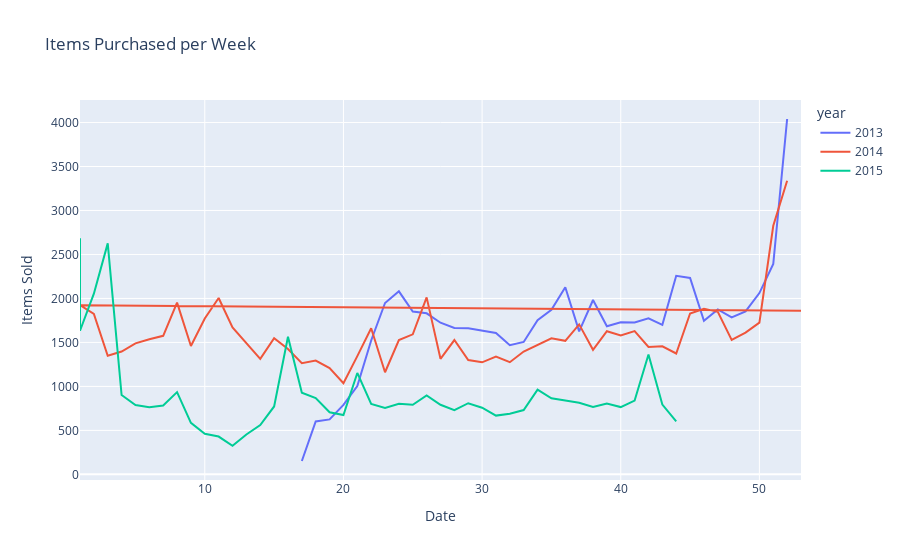

Write notebook code for a chart like this one.
### Markdown cell above
## Will focus on item 20949

### Code cell
fig = px.line(all_sales[all_sales['item_id'] == 20949], x='week', y='item_cnt_day', color='year',title='Items Purchased per Week')
fig.update_layout(xaxis_title='Date', yaxis_title='Items Sold')
fig.show()

### Figure 1 — Plotly figure (JSON) as saved in the notebook; plotly's stock layout.template omitted (floating-point values rounded to 4 significant figures)
{"data": [{"hovertemplate": "year=2013<br>week=%{x}<br>item_cnt_day=%{y}<extra></extra>", "legendgroup": "2013", "line": {"color": "#636efa", "dash": "solid"}, "marker": {"symbol": "circle"}, "mode": "lines", "name": "2013", "orientation": "v", "showlegend": true, "type": "scatter", "x": [17, 18, 19, 20, 21, 22, 23, 24, 25, 26, 27, 28, 29, 30, 31, 32, 33, 34, 35, 36, 37, 38, 39, 40, 41, 42, 43, 44, 45, 46, 47, 48, 49, 50, 51, 52], "xaxis": "x", "y": [152, 602, 625, 790, 1003, 1522, 1948, 2081, 1852, 1831, 1724, 1665, 1660, 1636, 1607, 1469, 1505, 1753, 1870, 2128, 1626, 1982, 1684, 1730, 1726, 1775, 1700, 2257, 2233, 1747, 1875, 1784, 1852, 2061, 2392, 4040], "yaxis": "y"}, {"hovertemplate": "year=2014<br>week=%{x}<br>item_cnt_day=%{y}<extra></extra>", "legendgroup": "2014", "line": {"color": "#EF553B", "dash": "solid"}, "marker": {"symbol": "circle"}, "mode": "lines", "name": "2014", "orientation": "v", "showlegend": true, "type": "scatter", "x": [53, 1, 2, 3, 4, 5, 6, 7, 8, 9, 10, 11, 12, 13, 14, 15, 16, 17, 18, 19, 20, 21, 22, 23, 24, 25, 26, 27, 28, 29, 30, 31, 32, 33, 34, 35, 36, 37, 38, 39, 40, 41, 42, 43, 44, 45, 46, 47, 48, 49, 50, 51, 52], "xaxis": "x", "y": [1861, 1924, 1825, 1348, 1397, 1489, 1536, 1575, 1953, 1459, 1772, 2005, 1670, 1495, 1314, 1547, 1426, 1264, 1293, 1208, 1037, 1344, 1661, 1161, 1527, 1592, 2012, 1314, 1527, 1300, 1274, 1339, 1275, 1396, 1475, 1547, 1518, 1705, 1416, 1627, 1579, 1628, 1449, 1456, 1374, 1829, 1882, 1848, 1528, 1611, 1725, 2826, 3338], "yaxis": "y"}, {"hovertemplate": "year=2015<br>week=%{x}<br>item_cnt_day=%{y}<extra></extra>", "legendgroup": "2015", "line": {"color": "#00cc96", "dash": "solid"}, "marker": {"symbol": "circle"}, "mode": "lines", "name": "2015", "orientation": "v", "showlegend": true, "type": "scatter", "x": [1, 1, 2, 3, 4, 5, 6, 7, 8, 9, 10, 11, 12, 13, 14, 15, 16, 17, 18, 19, 20, 21, 22, 23, 24, 25, 26, 27, 28, 29, 30, 31, 32, 33, 34, 35, 36, 37, 38, 39, 40, 41, 42, 43, 44], "xaxis": "x", "y": [2685, 1633, 2054, 2626, 902, 788, 764, 782, 935, 585, 462, 430, 325, 453, 561, 772, 1564, 929, 868, 706, 675, 1153, 801, 756, 803, 791, 898, 791, 730, 809, 758, 668, 690, 731, 964, 865, 839, 814, 766, 805, 765, 839, 1362, 793, 602], "yaxis": "y"}], "layout": {"legend": {"title": {"text": "year"}, "tracegroupgap": 0}, "title": {"text": "Items Purchased per Week"}, "xaxis": {"anchor": "y", "domain": [0, 1], "title": {"text": "Date"}}, "yaxis": {"anchor": "x", "domain": [0, 1], "title": {"text": "Items Sold"}}}}
